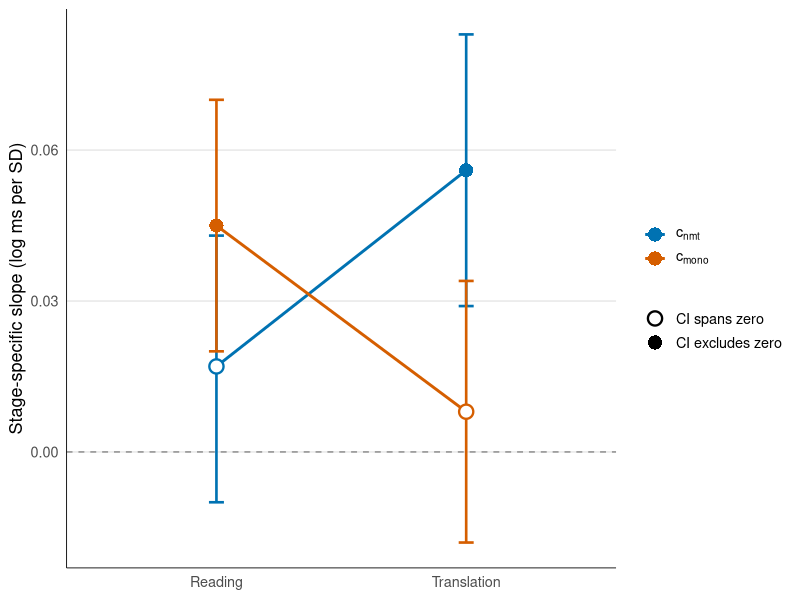

Recreate this plot in R.
# ── RQ2: stage-specific slope crossover plot ──────────────────────────────
# Reconstructed from the reported joint-model posterior slopes (main.tex).
# Blue = c_nmt, green = c_mono; filled = 95% CI excludes zero, open = spans zero.

OUT_DIR <- "/Users/sebastianx/Dissertation Writeup/MSc_and_BEng_Dissertation_Template_the_University_of_Manchester_EEE/images"
suppressMessages({library(dplyr); library(ggplot2)})

df <- tibble::tribble(
  ~predictor, ~stage,        ~slope, ~lo,     ~hi,    ~sig,
  "c[nmt]",   "Reading",      0.017, -0.010,  0.043,  FALSE,
  "c[nmt]",   "Translation",  0.056,  0.029,  0.083,  TRUE,
  "c[mono]",  "Reading",      0.045,  0.020,  0.070,  TRUE,
  "c[mono]",  "Translation",  0.008, -0.018,  0.034,  FALSE
) %>%
  mutate(stage = factor(stage, levels = c("Reading", "Translation")),
         predictor = factor(predictor, levels = c("c[nmt]", "c[mono]")))

pred_colours <- c("c[nmt]" = "#0072B2", "c[mono]" = "#D55E00")

p <- ggplot(df, aes(x = stage, y = slope, colour = predictor, group = predictor)) +
  geom_hline(yintercept = 0, linetype = "dashed", colour = "grey55") +
  geom_line(linewidth = 1) +
  geom_errorbar(aes(ymin = lo, ymax = hi), width = 0.06, linewidth = 0.9) +
  geom_point(aes(shape = sig), size = 4, stroke = 1.2, fill = "white") +
  scale_colour_manual(values = pred_colours, labels = scales::parse_format(), name = NULL) +
  scale_shape_manual(values = c(`TRUE` = 16, `FALSE` = 21),
                     labels = c(`TRUE` = "CI excludes zero", `FALSE` = "CI spans zero"),
                     name = NULL) +
  labs(x = NULL, y = "Stage-specific slope (log ms per SD)") +
  theme_minimal(base_size = 13) +
  theme(panel.grid.minor = element_blank(),
        panel.grid.major.x = element_blank(),
        legend.position = "right",
        axis.line = element_line(colour = "black", linewidth = 0.3)) +
  guides(colour = guide_legend(order = 1, override.aes = list(shape = 16)),
         shape = guide_legend(order = 2))

ggsave(file.path(OUT_DIR, "rq2_crossover.pdf"), p, width = 6.5, height = 4.2, device = "pdf")
cat("Saved rq2_crossover.pdf\n")
